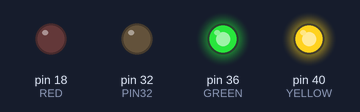
The program below on a simulated Raspberry Pi (header pin numbers). Shown: output pins drawn as LEDs (lit = HIGH).

Above: at 0.2 s.
At 1.7 s:
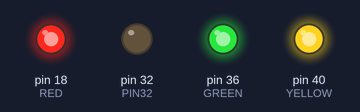
Timing chart, 0 to 3.0 s (numbered marks = the images above):
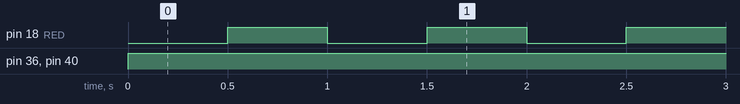

Measured:
- by itself, pin 18 (RED): alternates HIGH for 0.50 s and LOW for 0.50 s
- by itself, pin 36 (GREEN), pin 40 (YELLOW): LOW → HIGH at 0.00 s

The program:

led-test.py
```python
#!/usr/bin/python

import RPi.GPIO as GPIO
from time import sleep

RED = 18
YELLOW = 40
GREEN = 36
ORANGE = 0
PIN32 = 32

GPIO.setwarnings(False)
GPIO.setmode(GPIO.BOARD)
GPIO.setup(RED, GPIO.OUT)
GPIO.setup(YELLOW, GPIO.OUT)
GPIO.setup(GREEN, GPIO.OUT)
GPIO.setup(PIN32, GPIO.OUT)

def setColor(COLOR, STATE):
    if COLOR == RED and STATE == 1:
        GPIO.output(RED, 0)
        GPIO.output(YELLOW, 1)
        GPIO.output(GREEN, 1)
    elif COLOR == YELLOW and STATE == 1:
        GPIO.output(RED, 1)
        GPIO.output(YELLOW, 0)
        GPIO.output(GREEN, 1)
    elif COLOR == ORANGE and STATE == 1:
        GPIO.output(RED, 0)
        GPIO.output(YELLOW, 0)
        GPIO.output(GREEN, 1)
    elif COLOR == GREEN and STATE == 1:
        GPIO.output(RED, 1)
        GPIO.output(YELLOW, 1)
        GPIO.output(GREEN, 0)
    elif STATE == 0:
        GPIO.output(RED, 1)
        GPIO.output(YELLOW, 1)
        GPIO.output(GREEN, 1)

while True:
    setColor(RED, 1)
    sleep(0.5)
    setColor(RED, 0)
    sleep(0.5)
#setColor(RED, 0)
#GPIO.output(PIN32, 1)
```
